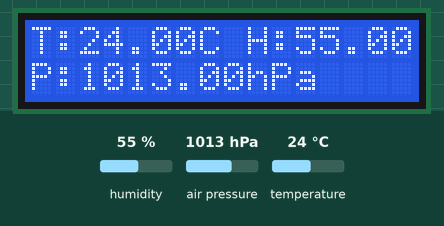
This sketch was run on a simulated ESP32. On the bench: 16×2 character LCD. The test bench sets the inputs (shaded band); at power-on: humidity 55 %, air pressure 1013 hPa, temperature 24 °C. WiFi joins after 1.5 s; servers stay silent unless stated; no MQTT or app messages arrive unless stated; what the sketch prints to the serial monitor is not drawn.

Above: at 4.7 s.
4.8 s: humidity set to 22 %
At 9.3 s:
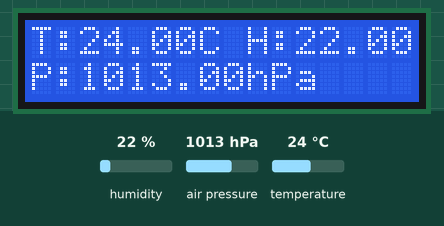
10.2 s: air pressure set to 952 hPa
At 14.4 s:
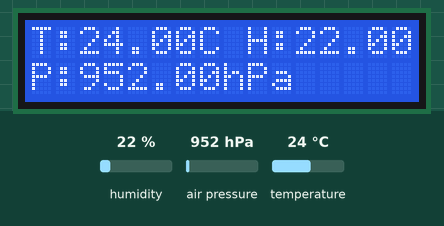
15.2 s: temperature set to 12 °C
At 19.5 s:
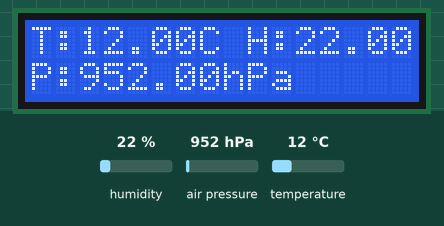
20.2 s: air pressure set to 975 hPa
At 24.7 s:
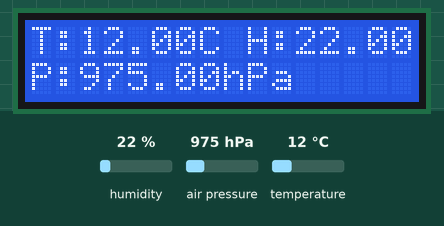
30.3 s: humidity set to 40 %
At 34.9 s:
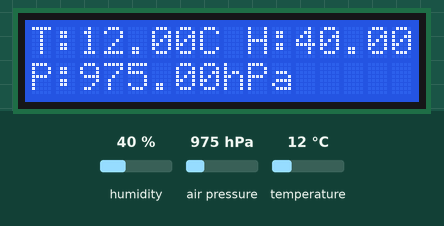
Timing chart, 0 to 36.4 s (numbered marks = the images above; inputs shaded):
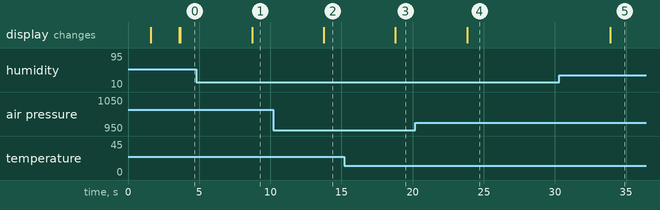

Measured:
- after the input at 4.8 s, the display: changes after 3.9 s (image 1)
- after the input at 10.2 s, the display: changes after 3.6 s (image 2)
- after the input at 15.2 s, the display: changes after 3.6 s (image 3)
- after the input at 20.2 s, the display: changes after 3.6 s (image 4)
- after the input at 30.3 s, the display: changes after 3.6 s (image 5)

The sketch:

sketch.ino
```cpp
#include <WiFi.h>
#include <PubSubClient.h>
#include <DHT.h>
#include <Wire.h>
#include <LiquidCrystal_I2C.h>
#include <Adafruit_BMP085.h>

// ---------------- WIFI ----------------
const char* ssid = "Wokwi-GUEST";
const char* password = "";

// ---------------- MQTT ----------------
const char* mqtt_server = "broker.hivemq.com";

WiFiClient espClient;
PubSubClient client(espClient);

// ---------------- DHT22 ----------------
#define DHTPIN 15
#define DHTTYPE DHT22
DHT dht(DHTPIN,  DHTTYPE);

// ---------------- BMP180 ----------------
Adafruit_BMP085 bmp;

// ---------------- LCD ----------------
LiquidCrystal_I2C lcd(0x27, 16, 2);

// ---------------- CALLBACK FUNCTION ----------------
void callback(char* topic, byte* message, unsigned int length) {

  Serial.print("Message arrived on topic: ");
  Serial.println(topic);

  String receivedMessage;

  for (int i = 0; i < length; i++) {
    receivedMessage += (char)message[i];
  }

  Serial.print("Message: ");
  Serial.println(receivedMessage);
}

// ---------------- WIFI SETUP ----------------
void setup_wifi() {

  delay(10);

  Serial.println();
  Serial.print("Connecting to WiFi");

  WiFi.begin(ssid, password);

  while (WiFi.status() != WL_CONNECTED) {

    delay(500);
    Serial.print(".");
  }

  Serial.println();
  Serial.println("WiFi Connected");
}

// ---------------- MQTT RECONNECT ----------------
void reconnect() {

  while (!client.connected()) {

    Serial.print("Connecting to MQTT...");

    String clientId = "ESP32_WeatherStation";

    if (client.connect(clientId.c_str())) {

      Serial.println("Connected");

      client.subscribe("weather/control");

    } else {

      Serial.print("Failed, rc=");
      Serial.print(client.state());

      delay(2000);
    }
  }
}

// ---------------- SETUP ----------------
void setup() {

  Serial.begin(115200);

  // DHT22 Setup
  dht.begin();

  // BMP180 Setup
  bmp.begin();

  // LCD Setup
  lcd.init();
  lcd.backlight();

  // WiFi Setup
  setup_wifi();

  // MQTT Setup
  client.setServer(mqtt_server, 1883);

  // Callback Registration
  client.setCallback(callback);

  lcd.setCursor(0, 0);
  lcd.print("Weather System");

  delay(2000);
  lcd.clear();
}

// ---------------- LOOP ----------------
void loop() {

  if (!client.connected()) {
    reconnect();
  }

  client.loop();

  // -------- READ DHT22 --------

  float temperature = dht.readTemperature();
  float humidity = dht.readHumidity();
  float pressure = bmp.readPressure() / 100.0;

  if (isnan(temperature) || isnan(humidity)) {

  Serial.println("DHT Sensor Error!");
  return;
}

  // -------- READ BMP180 --------
 // float pressure = bmp.readPressure() / 100.0;

  // -------- SERIAL MONITOR --------
  Serial.print("Temperature: ");
  Serial.print(temperature);
  Serial.println(" C");

  Serial.print("Humidity: ");
  Serial.print(humidity);
  Serial.println(" %");

  Serial.print("Pressure: ");
  Serial.print(pressure);
  Serial.println(" hPa");

  // -------- LCD DISPLAY --------
  lcd.clear();

  lcd.setCursor(0, 0);
  lcd.print("T:");
  lcd.print(temperature);
  lcd.print("C ");

  lcd.print("H:");
  lcd.print(humidity);

  lcd.setCursor(0, 1);
  lcd.print("P:");
  lcd.print(pressure);
  lcd.print("hPa");

  // -------- MQTT PUBLISH --------
  String tempString = String(temperature);
  String humString = String(humidity);
  String pressureString = String(pressure);

  client.publish("weather/temp", tempString.c_str());

  client.publish("weather/humidity", humString.c_str());

  client.publish("weather/pressure", pressureString.c_str());

  delay(5000);
}
```
